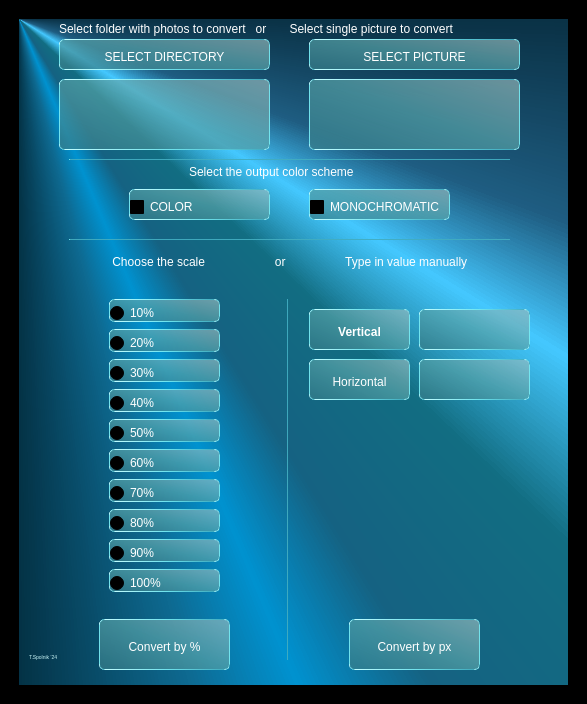
<?xml version="1.0" encoding="UTF-8"?>
<ui version="4.0">
 <class>MainWindow</class>
 <widget class="QMainWindow" name="MainWindow">
  <property name="geometry">
   <rect>
    <x>0</x>
    <y>0</y>
    <width>587</width>
    <height>704</height>
   </rect>
  </property>
  <property name="contextMenuPolicy">
   <enum>Qt::DefaultContextMenu</enum>
  </property>
  <property name="windowTitle">
   <string>Python Photo Resizer</string>
  </property>
  <property name="windowIcon">
   <iconset>
    <normaloff>../TSoftware/MicroBrick/icon.ico</normaloff>../TSoftware/MicroBrick/icon.ico</iconset>
  </property>
  <property name="styleSheet">
   <string notr="true">background-color: rgb(0, 0, 0);</string>
  </property>
  <widget class="QWidget" name="centralwidget">
   <layout class="QGridLayout" name="gridLayout_3">
    <item row="0" column="0">
     <widget class="QFrame" name="frame">
      <property name="frameShape">
       <enum>QFrame::StyledPanel</enum>
      </property>
      <property name="frameShadow">
       <enum>QFrame::Raised</enum>
      </property>
      <layout class="QGridLayout" name="gridLayout">
       <item row="0" column="0">
        <widget class="QWidget" name="widgetOne" native="true">
         <property name="styleSheet">
          <string notr="true">QWidget#widgetOne{
	background-color: qconicalgradient(cx:0, cy:0, angle:135, stop:0 rgba(47, 159, 184, 69), stop:0.375 rgba(14, 184, 255, 69), stop:0.423533 rgba(24, 186, 255, 145), stop:0.45 rgba(0, 179, 255, 208), stop:0.477581 rgba(41, 192, 255, 130), stop:0.518717 rgba(35, 214, 255, 130), stop:0.55 rgba(68, 200, 255, 255), stop:0.57754 rgba(60, 183, 255, 130), stop:0.625 rgba(36, 182, 255, 69), stop:1 rgba(0, 198, 255, 69));
}</string>
         </property>
         <widget class="Line" name="line2">
          <property name="geometry">
           <rect>
            <x>50</x>
            <y>130</y>
            <width>441</width>
            <height>20</height>
           </rect>
          </property>
          <property name="styleSheet">
           <string notr="true">color: qlineargradient(spread:pad, x1:0, y1:0, x2:1, y2:0, stop:0 rgba(192, 253, 255, 255), stop:0.525 rgba(115, 233, 242, 238), stop:1 rgba(65, 173, 192, 238));
background: transparent;
</string>
          </property>
          <property name="frameShadow">
           <enum>QFrame::Plain</enum>
          </property>
          <property name="orientation">
           <enum>Qt::Horizontal</enum>
          </property>
         </widget>
         <widget class="QLabel" name="label">
          <property name="geometry">
           <rect>
            <x>10</x>
            <y>630</y>
            <width>31</width>
            <height>16</height>
           </rect>
          </property>
          <property name="font">
           <font>
            <pointsize>4</pointsize>
           </font>
          </property>
          <property name="styleSheet">
           <string notr="true">background: transparent;
color: rgb(202, 246, 248);</string>
          </property>
          <property name="text">
           <string>T.Spolnik '24</string>
          </property>
         </widget>
         <widget class="QLabel" name="Directory_label">
          <property name="geometry">
           <rect>
            <x>40</x>
            <y>0</y>
            <width>461</width>
            <height>20</height>
           </rect>
          </property>
          <property name="styleSheet">
           <string notr="true">font: 900 9pt &quot;Segoe UI&quot;;
color: rgb(255, 255, 255);
background: transparent;</string>
          </property>
          <property name="text">
           <string>Select folder with photos to convert   or       Select single picture to convert</string>
          </property>
         </widget>
         <widget class="QLabel" name="Scale_label">
          <property name="geometry">
           <rect>
            <x>90</x>
            <y>230</y>
            <width>411</width>
            <height>26</height>
           </rect>
          </property>
          <property name="styleSheet">
           <string notr="true">font: 900 9pt &quot;Segoe UI&quot;;
color: rgb(255, 255, 255);
background: transparent;</string>
          </property>
          <property name="text">
           <string> Choose the scale                     or                  Type in value manually</string>
          </property>
         </widget>
         <widget class="QPushButton" name="Convert">
          <property name="geometry">
           <rect>
            <x>80</x>
            <y>600</y>
            <width>131</width>
            <height>51</height>
           </rect>
          </property>
          <property name="font">
           <font>
            <family>Segoe UI</family>
            <pointsize>9</pointsize>
            <italic>false</italic>
            <fontweight>Black</fontweight>
           </font>
          </property>
          <property name="styleSheet">
           <string notr="true">QPushButton {
	background-color: qlineargradient(spread:pad, x1:0.045, y1:0.886, x2:0.96, y2:0.057, stop:0 rgba(56, 128, 140, 186), stop:0.495 rgba(85, 161, 167, 179), stop:1 rgba(149, 187, 189, 167));
	border: none;
	padding-top: 5px;
	color: rgb(255, 255, 255);
   font: 900 9pt &quot;Segoe UI&quot;;
	border-radius: 5px;
	border-left: 1px solid rgb(0, 255, 127);
	border-right: 1px solid rgb(0, 255, 127);
	border-top: 1px solid rgb(0, 255, 127);
	border-bottom: 1px solid rgb(0, 255, 127);
	border-color: qlineargradient(spread:pad, x1:0, y1:0, x2:1, y2:0, stop:0 rgba(192, 253, 255, 255), stop:0.525 rgba(115, 233, 242, 238), stop:1 rgba(65, 173, 192, 238));
}
QPushButton:hover {
	background-color: qlineargradient(spread:pad, x1:0, y1:0, x2:1, y2:0, stop:0 rgba(192, 253, 255, 255), stop:0.525 rgba(115, 233, 242, 238), stop:1 rgba(65, 173, 192, 238));
	border-color: qlineargradient(spread:pad, x1:0, y1:0, x2:1, y2:0, stop:0.005 rgba(69, 248, 255, 255), stop:0.525 rgba(76, 230, 242, 255), stop:1 rgba(72, 192, 213, 255));
}
QPushButton:pressed {
	background-color: rgb(185, 185, 185);
}</string>
          </property>
          <property name="text">
           <string>Convert by %</string>
          </property>
          <property name="flat">
           <bool>true</bool>
          </property>
         </widget>
         <widget class="QLabel" name="Scheme_label">
          <property name="geometry">
           <rect>
            <x>170</x>
            <y>140</y>
            <width>191</width>
            <height>26</height>
           </rect>
          </property>
          <property name="styleSheet">
           <string notr="true">font: 900 9pt &quot;Segoe UI&quot;;
color: rgb(255, 255, 255);
background: transparent;</string>
          </property>
          <property name="text">
           <string>Select the output color scheme</string>
          </property>
         </widget>
         <widget class="QTextBrowser" name="Vertical_view">
          <property name="geometry">
           <rect>
            <x>400</x>
            <y>290</y>
            <width>111</width>
            <height>41</height>
           </rect>
          </property>
          <property name="font">
           <font>
            <family>Segoe UI</family>
            <pointsize>9</pointsize>
            <italic>false</italic>
            <fontweight>Black</fontweight>
           </font>
          </property>
          <property name="styleSheet">
           <string notr="true">color: rgb(255, 255, 255);
background-color: qlineargradient(spread:pad, x1:0.045, y1:0.886, x2:0.96, y2:0.057, stop:0 rgba(56, 128, 140, 186), stop:0.495 rgba(85, 161, 167, 179), stop:1 rgba(149, 187, 189, 167));
font: 900 9pt &quot;Segoe UI&quot;;
allign: center;


border: none;
	padding-top: 5px;
	color: rgb(200, 200, 200);
	border-radius: 5px;
	border-left: 1px solid rgb(0, 255, 127);
	border-right: 1px solid rgb(0, 255, 127);
	border-top: 1px solid rgb(0, 255, 127);
	border-bottom: 1px solid rgb(0, 255, 127);
	border-color: qlineargradient(spread:pad, x1:0, y1:0, x2:1, y2:0, stop:0 rgba(192, 253, 255, 255), stop:0.525 rgba(115, 233, 242, 238), stop:1 rgba(65, 173, 192, 238));</string>
          </property>
          <property name="html">
           <string>&lt;!DOCTYPE HTML PUBLIC &quot;-//W3C//DTD HTML 4.0//EN&quot; &quot;http://www.w3.org/TR/REC-html40/strict.dtd&quot;&gt;
&lt;html&gt;&lt;head&gt;&lt;meta name=&quot;qrichtext&quot; content=&quot;1&quot; /&gt;&lt;meta charset=&quot;utf-8&quot; /&gt;&lt;style type=&quot;text/css&quot;&gt;
p, li { white-space: pre-wrap; }
hr { height: 1px; border-width: 0; }
li.unchecked::marker { content: &quot;\2610&quot;; }
li.checked::marker { content: &quot;\2612&quot;; }
&lt;/style&gt;&lt;/head&gt;&lt;body style=&quot; font-family:'Segoe UI'; font-size:9pt; font-weight:900; font-style:normal;&quot;&gt;
&lt;p align=&quot;center&quot; style=&quot;-qt-paragraph-type:empty; margin-top:0px; margin-bottom:0px; margin-left:0px; margin-right:0px; -qt-block-indent:0; text-indent:0px; font-weight:400;&quot;&gt;&lt;br /&gt;&lt;/p&gt;&lt;/body&gt;&lt;/html&gt;</string>
          </property>
         </widget>
         <widget class="QPushButton" name="Vertical">
          <property name="geometry">
           <rect>
            <x>290</x>
            <y>290</y>
            <width>101</width>
            <height>41</height>
           </rect>
          </property>
          <property name="font">
           <font>
            <family>Segoe UI</family>
            <pointsize>9</pointsize>
            <italic>false</italic>
            <bold>true</bold>
           </font>
          </property>
          <property name="styleSheet">
           <string notr="true">QPushButton {
	background-color: qlineargradient(spread:pad, x1:0.045, y1:0.886, x2:0.96, y2:0.057, stop:0 rgba(56, 128, 140, 186), stop:0.495 rgba(85, 161, 167, 179), stop:1 rgba(149, 187, 189, 167));
	border: none;
	padding-top: 5px;
	color: rgb(255, 255, 255);
	border-radius: 5px;
	border-left: 1px solid rgb(0, 255, 127);
	border-right: 1px solid rgb(0, 255, 127);
	border-top: 1px solid rgb(0, 255, 127);
	border-bottom: 1px solid rgb(0, 255, 127);
	border-color: qlineargradient(spread:pad, x1:0, y1:0, x2:1, y2:0, stop:0 rgba(192, 253, 255, 255), stop:0.525 rgba(115, 233, 242, 238), stop:1 rgba(65, 173, 192, 238));
}
QPushButton:hover {
	background-color: qlineargradient(spread:pad, x1:0, y1:0, x2:1, y2:0, stop:0 rgba(192, 253, 255, 255), stop:0.525 rgba(115, 233, 242, 238), stop:1 rgba(65, 173, 192, 238));
	border-color: qlineargradient(spread:pad, x1:0, y1:0, x2:1, y2:0, stop:0.005 rgba(69, 248, 255, 255), stop:0.525 rgba(76, 230, 242, 255), stop:1 rgba(72, 192, 213, 255));
}
QPushButton:pressed {
	background-color: rgb(185, 185, 185);
}</string>
          </property>
          <property name="text">
           <string>Vertical</string>
          </property>
          <property name="flat">
           <bool>true</bool>
          </property>
         </widget>
         <widget class="QRadioButton" name="Ten">
          <property name="geometry">
           <rect>
            <x>90</x>
            <y>280</y>
            <width>111</width>
            <height>23</height>
           </rect>
          </property>
          <property name="font">
           <font>
            <family>Segoe UI</family>
            <pointsize>9</pointsize>
            <italic>false</italic>
            <fontweight>Black</fontweight>
           </font>
          </property>
          <property name="styleSheet">
           <string notr="true">QRadioButton {
	background-color: qlineargradient(spread:pad, x1:0.045, y1:0.886, x2:0.96, y2:0.057, stop:0 rgba(56, 128, 140, 186), stop:0.495 rgba(85, 161, 167, 179), stop:1 rgba(149, 187, 189, 167));
	border: none;
	padding-top: 5px;
	color: rgb(255, 255, 255);
   font: 900 9pt &quot;Segoe UI&quot;;
	border-radius: 5px;
	border-left: 1px solid rgb(0, 255, 127);
	border-right: 1px solid rgb(0, 255, 127);
	border-top: 1px solid rgb(0, 255, 127);
	border-bottom: 1px solid rgb(0, 255, 127);
	border-color: qlineargradient(spread:pad, x1:0, y1:0, x2:1, y2:0, stop:0 rgba(192, 253, 255, 255), stop:0.525 rgba(115, 233, 242, 238), stop:1 rgba(65, 173, 192, 238));
}
QRadioButton:hover {
	background-color: qlineargradient(spread:pad, x1:0, y1:0, x2:1, y2:0, stop:0 rgba(192, 253, 255, 255), stop:0.525 rgba(115, 233, 242, 238), stop:1 rgba(65, 173, 192, 238));
	border-color: qlineargradient(spread:pad, x1:0, y1:0, x2:1, y2:0, stop:0.005 rgba(69, 248, 255, 255), stop:0.525 rgba(76, 230, 242, 255), stop:1 rgba(72, 192, 213, 255));
}
QRadioButton:pressed {
	background-color: rgb(185, 185, 185);
}</string>
          </property>
          <property name="text">
           <string>10%</string>
          </property>
         </widget>
         <widget class="QRadioButton" name="Twenty">
          <property name="geometry">
           <rect>
            <x>90</x>
            <y>310</y>
            <width>111</width>
            <height>23</height>
           </rect>
          </property>
          <property name="font">
           <font>
            <family>Segoe UI</family>
            <pointsize>9</pointsize>
            <italic>false</italic>
            <fontweight>Black</fontweight>
           </font>
          </property>
          <property name="styleSheet">
           <string notr="true">QRadioButton {
	background-color: qlineargradient(spread:pad, x1:0.045, y1:0.886, x2:0.96, y2:0.057, stop:0 rgba(56, 128, 140, 186), stop:0.495 rgba(85, 161, 167, 179), stop:1 rgba(149, 187, 189, 167));
	border: none;
	padding-top: 5px;
	color: rgb(255, 255, 255);
   font: 900 9pt &quot;Segoe UI&quot;;
	border-radius: 5px;
	border-left: 1px solid rgb(0, 255, 127);
	border-right: 1px solid rgb(0, 255, 127);
	border-top: 1px solid rgb(0, 255, 127);
	border-bottom: 1px solid rgb(0, 255, 127);
	border-color: qlineargradient(spread:pad, x1:0, y1:0, x2:1, y2:0, stop:0 rgba(192, 253, 255, 255), stop:0.525 rgba(115, 233, 242, 238), stop:1 rgba(65, 173, 192, 238));
}
QRadioButton:hover {
	background-color: qlineargradient(spread:pad, x1:0, y1:0, x2:1, y2:0, stop:0 rgba(192, 253, 255, 255), stop:0.525 rgba(115, 233, 242, 238), stop:1 rgba(65, 173, 192, 238));
	border-color: qlineargradient(spread:pad, x1:0, y1:0, x2:1, y2:0, stop:0.005 rgba(69, 248, 255, 255), stop:0.525 rgba(76, 230, 242, 255), stop:1 rgba(72, 192, 213, 255));
}
QRadioButton:pressed {
	background-color: rgb(185, 185, 185);
}</string>
          </property>
          <property name="text">
           <string>20%</string>
          </property>
         </widget>
         <widget class="QRadioButton" name="Thirty">
          <property name="geometry">
           <rect>
            <x>90</x>
            <y>340</y>
            <width>111</width>
            <height>23</height>
           </rect>
          </property>
          <property name="font">
           <font>
            <family>Segoe UI</family>
            <pointsize>9</pointsize>
            <italic>false</italic>
            <fontweight>Black</fontweight>
           </font>
          </property>
          <property name="styleSheet">
           <string notr="true">QRadioButton {
	background-color: qlineargradient(spread:pad, x1:0.045, y1:0.886, x2:0.96, y2:0.057, stop:0 rgba(56, 128, 140, 186), stop:0.495 rgba(85, 161, 167, 179), stop:1 rgba(149, 187, 189, 167));
	border: none;
	padding-top: 5px;
	color: rgb(255, 255, 255);
   font: 900 9pt &quot;Segoe UI&quot;;
	border-radius: 5px;
	border-left: 1px solid rgb(0, 255, 127);
	border-right: 1px solid rgb(0, 255, 127);
	border-top: 1px solid rgb(0, 255, 127);
	border-bottom: 1px solid rgb(0, 255, 127);
	border-color: qlineargradient(spread:pad, x1:0, y1:0, x2:1, y2:0, stop:0 rgba(192, 253, 255, 255), stop:0.525 rgba(115, 233, 242, 238), stop:1 rgba(65, 173, 192, 238));
}
QRadioButton:hover {
	background-color: qlineargradient(spread:pad, x1:0, y1:0, x2:1, y2:0, stop:0 rgba(192, 253, 255, 255), stop:0.525 rgba(115, 233, 242, 238), stop:1 rgba(65, 173, 192, 238));
	border-color: qlineargradient(spread:pad, x1:0, y1:0, x2:1, y2:0, stop:0.005 rgba(69, 248, 255, 255), stop:0.525 rgba(76, 230, 242, 255), stop:1 rgba(72, 192, 213, 255));
}
QRadioButton:pressed {
	background-color: rgb(185, 185, 185);
}</string>
          </property>
          <property name="text">
           <string>30%</string>
          </property>
         </widget>
         <widget class="QRadioButton" name="Fourty">
          <property name="geometry">
           <rect>
            <x>90</x>
            <y>370</y>
            <width>111</width>
            <height>23</height>
           </rect>
          </property>
          <property name="font">
           <font>
            <family>Segoe UI</family>
            <pointsize>9</pointsize>
            <italic>false</italic>
            <fontweight>Black</fontweight>
           </font>
          </property>
          <property name="styleSheet">
           <string notr="true">QRadioButton {
	background-color: qlineargradient(spread:pad, x1:0.045, y1:0.886, x2:0.96, y2:0.057, stop:0 rgba(56, 128, 140, 186), stop:0.495 rgba(85, 161, 167, 179), stop:1 rgba(149, 187, 189, 167));
	border: none;
	padding-top: 5px;
	color: rgb(255, 255, 255);
   font: 900 9pt &quot;Segoe UI&quot;;
	border-radius: 5px;
	border-left: 1px solid rgb(0, 255, 127);
	border-right: 1px solid rgb(0, 255, 127);
	border-top: 1px solid rgb(0, 255, 127);
	border-bottom: 1px solid rgb(0, 255, 127);
	border-color: qlineargradient(spread:pad, x1:0, y1:0, x2:1, y2:0, stop:0 rgba(192, 253, 255, 255), stop:0.525 rgba(115, 233, 242, 238), stop:1 rgba(65, 173, 192, 238));
}
QRadioButton:hover {
	background-color: qlineargradient(spread:pad, x1:0, y1:0, x2:1, y2:0, stop:0 rgba(192, 253, 255, 255), stop:0.525 rgba(115, 233, 242, 238), stop:1 rgba(65, 173, 192, 238));
	border-color: qlineargradient(spread:pad, x1:0, y1:0, x2:1, y2:0, stop:0.005 rgba(69, 248, 255, 255), stop:0.525 rgba(76, 230, 242, 255), stop:1 rgba(72, 192, 213, 255));
}
QRadioButton:pressed {
	background-color: rgb(185, 185, 185);
}</string>
          </property>
          <property name="text">
           <string>40%</string>
          </property>
         </widget>
         <widget class="QRadioButton" name="Fifty">
          <property name="geometry">
           <rect>
            <x>90</x>
            <y>400</y>
            <width>111</width>
            <height>23</height>
           </rect>
          </property>
          <property name="font">
           <font>
            <family>Segoe UI</family>
            <pointsize>9</pointsize>
            <italic>false</italic>
            <fontweight>Black</fontweight>
           </font>
          </property>
          <property name="styleSheet">
           <string notr="true">QRadioButton {
	background-color: qlineargradient(spread:pad, x1:0.045, y1:0.886, x2:0.96, y2:0.057, stop:0 rgba(56, 128, 140, 186), stop:0.495 rgba(85, 161, 167, 179), stop:1 rgba(149, 187, 189, 167));
	border: none;
	padding-top: 5px;
	color: rgb(255, 255, 255);
   font: 900 9pt &quot;Segoe UI&quot;;
	border-radius: 5px;
	border-left: 1px solid rgb(0, 255, 127);
	border-right: 1px solid rgb(0, 255, 127);
	border-top: 1px solid rgb(0, 255, 127);
	border-bottom: 1px solid rgb(0, 255, 127);
	border-color: qlineargradient(spread:pad, x1:0, y1:0, x2:1, y2:0, stop:0 rgba(192, 253, 255, 255), stop:0.525 rgba(115, 233, 242, 238), stop:1 rgba(65, 173, 192, 238));
}
QRadioButton:hover {
	background-color: qlineargradient(spread:pad, x1:0, y1:0, x2:1, y2:0, stop:0 rgba(192, 253, 255, 255), stop:0.525 rgba(115, 233, 242, 238), stop:1 rgba(65, 173, 192, 238));
	border-color: qlineargradient(spread:pad, x1:0, y1:0, x2:1, y2:0, stop:0.005 rgba(69, 248, 255, 255), stop:0.525 rgba(76, 230, 242, 255), stop:1 rgba(72, 192, 213, 255));
}
QRadioButton:pressed {
	background-color: rgb(185, 185, 185);
}</string>
          </property>
          <property name="text">
           <string>50%</string>
          </property>
         </widget>
         <widget class="QRadioButton" name="Sixty">
          <property name="geometry">
           <rect>
            <x>90</x>
            <y>430</y>
            <width>111</width>
            <height>23</height>
           </rect>
          </property>
          <property name="font">
           <font>
            <family>Segoe UI</family>
            <pointsize>9</pointsize>
            <italic>false</italic>
            <fontweight>Black</fontweight>
           </font>
          </property>
          <property name="styleSheet">
           <string notr="true">QRadioButton {
	background-color: qlineargradient(spread:pad, x1:0.045, y1:0.886, x2:0.96, y2:0.057, stop:0 rgba(56, 128, 140, 186), stop:0.495 rgba(85, 161, 167, 179), stop:1 rgba(149, 187, 189, 167));
	border: none;
	padding-top: 5px;
	color: rgb(255, 255, 255);
   font: 900 9pt &quot;Segoe UI&quot;;
	border-radius: 5px;
	border-left: 1px solid rgb(0, 255, 127);
	border-right: 1px solid rgb(0, 255, 127);
	border-top: 1px solid rgb(0, 255, 127);
	border-bottom: 1px solid rgb(0, 255, 127);
	border-color: qlineargradient(spread:pad, x1:0, y1:0, x2:1, y2:0, stop:0 rgba(192, 253, 255, 255), stop:0.525 rgba(115, 233, 242, 238), stop:1 rgba(65, 173, 192, 238));
}
QRadioButton:hover {
	background-color: qlineargradient(spread:pad, x1:0, y1:0, x2:1, y2:0, stop:0 rgba(192, 253, 255, 255), stop:0.525 rgba(115, 233, 242, 238), stop:1 rgba(65, 173, 192, 238));
	border-color: qlineargradient(spread:pad, x1:0, y1:0, x2:1, y2:0, stop:0.005 rgba(69, 248, 255, 255), stop:0.525 rgba(76, 230, 242, 255), stop:1 rgba(72, 192, 213, 255));
}
QRadioButton:pressed {
	background-color: rgb(185, 185, 185);
}</string>
          </property>
          <property name="text">
           <string>60%</string>
          </property>
         </widget>
         <widget class="QRadioButton" name="Seventy">
          <property name="geometry">
           <rect>
            <x>90</x>
            <y>460</y>
            <width>111</width>
            <height>23</height>
           </rect>
          </property>
          <property name="font">
           <font>
            <family>Segoe UI</family>
            <pointsize>9</pointsize>
            <italic>false</italic>
            <fontweight>Black</fontweight>
           </font>
          </property>
          <property name="styleSheet">
           <string notr="true">QRadioButton {
	background-color: qlineargradient(spread:pad, x1:0.045, y1:0.886, x2:0.96, y2:0.057, stop:0 rgba(56, 128, 140, 186), stop:0.495 rgba(85, 161, 167, 179), stop:1 rgba(149, 187, 189, 167));
	border: none;
	padding-top: 5px;
	color: rgb(255, 255, 255);
   font: 900 9pt &quot;Segoe UI&quot;;
	border-radius: 5px;
	border-left: 1px solid rgb(0, 255, 127);
	border-right: 1px solid rgb(0, 255, 127);
	border-top: 1px solid rgb(0, 255, 127);
	border-bottom: 1px solid rgb(0, 255, 127);
	border-color: qlineargradient(spread:pad, x1:0, y1:0, x2:1, y2:0, stop:0 rgba(192, 253, 255, 255), stop:0.525 rgba(115, 233, 242, 238), stop:1 rgba(65, 173, 192, 238));
}
QRadioButton:hover {
	background-color: qlineargradient(spread:pad, x1:0, y1:0, x2:1, y2:0, stop:0 rgba(192, 253, 255, 255), stop:0.525 rgba(115, 233, 242, 238), stop:1 rgba(65, 173, 192, 238));
	border-color: qlineargradient(spread:pad, x1:0, y1:0, x2:1, y2:0, stop:0.005 rgba(69, 248, 255, 255), stop:0.525 rgba(76, 230, 242, 255), stop:1 rgba(72, 192, 213, 255));
}
QRadioButton:pressed {
	background-color: rgb(185, 185, 185);
}</string>
          </property>
          <property name="text">
           <string>70%</string>
          </property>
         </widget>
         <widget class="QRadioButton" name="Eighty">
          <property name="geometry">
           <rect>
            <x>90</x>
            <y>490</y>
            <width>111</width>
            <height>23</height>
           </rect>
          </property>
          <property name="font">
           <font>
            <family>Segoe UI</family>
            <pointsize>9</pointsize>
            <italic>false</italic>
            <fontweight>Black</fontweight>
           </font>
          </property>
          <property name="styleSheet">
           <string notr="true">QRadioButton {
	background-color: qlineargradient(spread:pad, x1:0.045, y1:0.886, x2:0.96, y2:0.057, stop:0 rgba(56, 128, 140, 186), stop:0.495 rgba(85, 161, 167, 179), stop:1 rgba(149, 187, 189, 167));
	border: none;
	padding-top: 5px;
	color: rgb(255, 255, 255);
   font: 900 9pt &quot;Segoe UI&quot;;
	border-radius: 5px;
	border-left: 1px solid rgb(0, 255, 127);
	border-right: 1px solid rgb(0, 255, 127);
	border-top: 1px solid rgb(0, 255, 127);
	border-bottom: 1px solid rgb(0, 255, 127);
	border-color: qlineargradient(spread:pad, x1:0, y1:0, x2:1, y2:0, stop:0 rgba(192, 253, 255, 255), stop:0.525 rgba(115, 233, 242, 238), stop:1 rgba(65, 173, 192, 238));
}
QRadioButton:hover {
	background-color: qlineargradient(spread:pad, x1:0, y1:0, x2:1, y2:0, stop:0 rgba(192, 253, 255, 255), stop:0.525 rgba(115, 233, 242, 238), stop:1 rgba(65, 173, 192, 238));
	border-color: qlineargradient(spread:pad, x1:0, y1:0, x2:1, y2:0, stop:0.005 rgba(69, 248, 255, 255), stop:0.525 rgba(76, 230, 242, 255), stop:1 rgba(72, 192, 213, 255));
}
QRadioButton:pressed {
	background-color: rgb(185, 185, 185);
}</string>
          </property>
          <property name="text">
           <string>80%</string>
          </property>
         </widget>
         <widget class="QRadioButton" name="Ninety">
          <property name="geometry">
           <rect>
            <x>90</x>
            <y>520</y>
            <width>111</width>
            <height>23</height>
           </rect>
          </property>
          <property name="font">
           <font>
            <family>Segoe UI</family>
            <pointsize>9</pointsize>
            <italic>false</italic>
            <fontweight>Black</fontweight>
           </font>
          </property>
          <property name="styleSheet">
           <string notr="true">QRadioButton {
	background-color: qlineargradient(spread:pad, x1:0.045, y1:0.886, x2:0.96, y2:0.057, stop:0 rgba(56, 128, 140, 186), stop:0.495 rgba(85, 161, 167, 179), stop:1 rgba(149, 187, 189, 167));
	border: none;
	padding-top: 5px;
	color: rgb(255, 255, 255);
   font: 900 9pt &quot;Segoe UI&quot;;
	border-radius: 5px;
	border-left: 1px solid rgb(0, 255, 127);
	border-right: 1px solid rgb(0, 255, 127);
	border-top: 1px solid rgb(0, 255, 127);
	border-bottom: 1px solid rgb(0, 255, 127);
	border-color: qlineargradient(spread:pad, x1:0, y1:0, x2:1, y2:0, stop:0 rgba(192, 253, 255, 255), stop:0.525 rgba(115, 233, 242, 238), stop:1 rgba(65, 173, 192, 238));
}
QRadioButton:hover {
	background-color: qlineargradient(spread:pad, x1:0, y1:0, x2:1, y2:0, stop:0 rgba(192, 253, 255, 255), stop:0.525 rgba(115, 233, 242, 238), stop:1 rgba(65, 173, 192, 238));
	border-color: qlineargradient(spread:pad, x1:0, y1:0, x2:1, y2:0, stop:0.005 rgba(69, 248, 255, 255), stop:0.525 rgba(76, 230, 242, 255), stop:1 rgba(72, 192, 213, 255));
}
QRadioButton:pressed {
	background-color: rgb(185, 185, 185);
}</string>
          </property>
          <property name="text">
           <string>90%</string>
          </property>
         </widget>
         <widget class="QRadioButton" name="Hundred">
          <property name="geometry">
           <rect>
            <x>90</x>
            <y>550</y>
            <width>111</width>
            <height>23</height>
           </rect>
          </property>
          <property name="font">
           <font>
            <family>Segoe UI</family>
            <pointsize>9</pointsize>
            <italic>false</italic>
            <fontweight>Black</fontweight>
           </font>
          </property>
          <property name="styleSheet">
           <string notr="true">QRadioButton {
	background-color: qlineargradient(spread:pad, x1:0.045, y1:0.886, x2:0.96, y2:0.057, stop:0 rgba(56, 128, 140, 186), stop:0.495 rgba(85, 161, 167, 179), stop:1 rgba(149, 187, 189, 167));
	border: none;
	padding-top: 5px;
	color: rgb(255, 255, 255);
   font: 900 9pt &quot;Segoe UI&quot;;
	border-radius: 5px;
	border-left: 1px solid rgb(0, 255, 127);
	border-right: 1px solid rgb(0, 255, 127);
	border-top: 1px solid rgb(0, 255, 127);
	border-bottom: 1px solid rgb(0, 255, 127);
	border-color: qlineargradient(spread:pad, x1:0, y1:0, x2:1, y2:0, stop:0 rgba(192, 253, 255, 255), stop:0.525 rgba(115, 233, 242, 238), stop:1 rgba(65, 173, 192, 238));
}
QRadioButton:hover {
	background-color: qlineargradient(spread:pad, x1:0, y1:0, x2:1, y2:0, stop:0 rgba(192, 253, 255, 255), stop:0.525 rgba(115, 233, 242, 238), stop:1 rgba(65, 173, 192, 238));
	border-color: qlineargradient(spread:pad, x1:0, y1:0, x2:1, y2:0, stop:0.005 rgba(69, 248, 255, 255), stop:0.525 rgba(76, 230, 242, 255), stop:1 rgba(72, 192, 213, 255));
}
QRadioButton:pressed {
	background-color: rgb(185, 185, 185);
}</string>
          </property>
          <property name="text">
           <string>100%</string>
          </property>
         </widget>
         <widget class="QPushButton" name="Select_dir">
          <property name="geometry">
           <rect>
            <x>40</x>
            <y>20</y>
            <width>211</width>
            <height>31</height>
           </rect>
          </property>
          <property name="font">
           <font>
            <family>Segoe UI</family>
            <pointsize>9</pointsize>
            <italic>false</italic>
            <fontweight>Black</fontweight>
           </font>
          </property>
          <property name="styleSheet">
           <string notr="true">QPushButton {
	background-color: qlineargradient(spread:pad, x1:0.045, y1:0.886, x2:0.96, y2:0.057, stop:0 rgba(56, 128, 140, 186), stop:0.495 rgba(85, 161, 167, 179), stop:1 rgba(149, 187, 189, 167));
	border: none;
	padding-top: 5px;
	color: rgb(255, 255, 255);
   font: 900 9pt &quot;Segoe UI&quot;;
	border-radius: 5px;
	border-left: 1px solid rgb(0, 255, 127);
	border-right: 1px solid rgb(0, 255, 127);
	border-top: 1px solid rgb(0, 255, 127);
	border-bottom: 1px solid rgb(0, 255, 127);
	border-color: qlineargradient(spread:pad, x1:0, y1:0, x2:1, y2:0, stop:0 rgba(192, 253, 255, 255), stop:0.525 rgba(115, 233, 242, 238), stop:1 rgba(65, 173, 192, 238));
}
QPushButton:hover {
	background-color: qlineargradient(spread:pad, x1:0, y1:0, x2:1, y2:0, stop:0 rgba(192, 253, 255, 255), stop:0.525 rgba(115, 233, 242, 238), stop:1 rgba(65, 173, 192, 238));
	border-color: qlineargradient(spread:pad, x1:0, y1:0, x2:1, y2:0, stop:0.005 rgba(69, 248, 255, 255), stop:0.525 rgba(76, 230, 242, 255), stop:1 rgba(72, 192, 213, 255));
}
QPushButton:pressed {
	background-color: rgb(185, 185, 185);
}</string>
          </property>
          <property name="text">
           <string>SELECT DIRECTORY</string>
          </property>
          <property name="flat">
           <bool>true</bool>
          </property>
         </widget>
         <widget class="QPushButton" name="Select_pic">
          <property name="geometry">
           <rect>
            <x>290</x>
            <y>20</y>
            <width>211</width>
            <height>31</height>
           </rect>
          </property>
          <property name="font">
           <font>
            <family>Segoe UI</family>
            <pointsize>9</pointsize>
            <italic>false</italic>
            <fontweight>Black</fontweight>
           </font>
          </property>
          <property name="styleSheet">
           <string notr="true">QPushButton {
	background-color: qlineargradient(spread:pad, x1:0.045, y1:0.886, x2:0.96, y2:0.057, stop:0 rgba(56, 128, 140, 186), stop:0.495 rgba(85, 161, 167, 179), stop:1 rgba(149, 187, 189, 167));
	border: none;
	padding-top: 5px;
	color: rgb(255, 255, 255);
   font: 900 9pt &quot;Segoe UI&quot;;
	border-radius: 5px;
	border-left: 1px solid rgb(0, 255, 127);
	border-right: 1px solid rgb(0, 255, 127);
	border-top: 1px solid rgb(0, 255, 127);
	border-bottom: 1px solid rgb(0, 255, 127);
	border-color: qlineargradient(spread:pad, x1:0, y1:0, x2:1, y2:0, stop:0 rgba(192, 253, 255, 255), stop:0.525 rgba(115, 233, 242, 238), stop:1 rgba(65, 173, 192, 238));
}
QPushButton:hover {
	background-color: qlineargradient(spread:pad, x1:0, y1:0, x2:1, y2:0, stop:0 rgba(192, 253, 255, 255), stop:0.525 rgba(115, 233, 242, 238), stop:1 rgba(65, 173, 192, 238));
	border-color: qlineargradient(spread:pad, x1:0, y1:0, x2:1, y2:0, stop:0.005 rgba(69, 248, 255, 255), stop:0.525 rgba(76, 230, 242, 255), stop:1 rgba(72, 192, 213, 255));
}
QPushButton:pressed {
	background-color: rgb(185, 185, 185);
}</string>
          </property>
          <property name="text">
           <string>SELECT PICTURE</string>
          </property>
          <property name="flat">
           <bool>true</bool>
          </property>
         </widget>
         <widget class="QPushButton" name="Horizontal">
          <property name="geometry">
           <rect>
            <x>290</x>
            <y>340</y>
            <width>101</width>
            <height>41</height>
           </rect>
          </property>
          <property name="font">
           <font>
            <family>Segoe UI</family>
            <pointsize>9</pointsize>
            <italic>false</italic>
            <fontweight>Black</fontweight>
           </font>
          </property>
          <property name="styleSheet">
           <string notr="true">QPushButton {
	background-color: qlineargradient(spread:pad, x1:0.045, y1:0.886, x2:0.96, y2:0.057, stop:0 rgba(56, 128, 140, 186), stop:0.495 rgba(85, 161, 167, 179), stop:1 rgba(149, 187, 189, 167));
	border: none;
	padding-top: 5px;
	color: rgb(255, 255, 255);
   font: 900 9pt &quot;Segoe UI&quot;;
	border-radius: 5px;
	border-left: 1px solid rgb(0, 255, 127);
	border-right: 1px solid rgb(0, 255, 127);
	border-top: 1px solid rgb(0, 255, 127);
	border-bottom: 1px solid rgb(0, 255, 127);
	border-color: qlineargradient(spread:pad, x1:0, y1:0, x2:1, y2:0, stop:0 rgba(192, 253, 255, 255), stop:0.525 rgba(115, 233, 242, 238), stop:1 rgba(65, 173, 192, 238));
}
QPushButton:hover {
	background-color: qlineargradient(spread:pad, x1:0, y1:0, x2:1, y2:0, stop:0 rgba(192, 253, 255, 255), stop:0.525 rgba(115, 233, 242, 238), stop:1 rgba(65, 173, 192, 238));
	border-color: qlineargradient(spread:pad, x1:0, y1:0, x2:1, y2:0, stop:0.005 rgba(69, 248, 255, 255), stop:0.525 rgba(76, 230, 242, 255), stop:1 rgba(72, 192, 213, 255));
}
QPushButton:pressed {
	background-color: rgb(185, 185, 185);
}</string>
          </property>
          <property name="text">
           <string>Horizontal</string>
          </property>
          <property name="flat">
           <bool>true</bool>
          </property>
         </widget>
         <widget class="QTextBrowser" name="Horizontal_view">
          <property name="geometry">
           <rect>
            <x>400</x>
            <y>340</y>
            <width>111</width>
            <height>41</height>
           </rect>
          </property>
          <property name="font">
           <font>
            <family>Segoe UI</family>
            <pointsize>9</pointsize>
            <italic>false</italic>
            <fontweight>Black</fontweight>
           </font>
          </property>
          <property name="styleSheet">
           <string notr="true">color: rgb(255, 255, 255);
background-color: qlineargradient(spread:pad, x1:0.045, y1:0.886, x2:0.96, y2:0.057, stop:0 rgba(56, 128, 140, 186), stop:0.495 rgba(85, 161, 167, 179), stop:1 rgba(149, 187, 189, 167));
font: 900 9pt &quot;Segoe UI&quot;;
allign: center;


border: none;
	padding-top: 5px;
	color: rgb(200, 200, 200);
	border-radius: 5px;
	border-left: 1px solid rgb(0, 255, 127);
	border-right: 1px solid rgb(0, 255, 127);
	border-top: 1px solid rgb(0, 255, 127);
	border-bottom: 1px solid rgb(0, 255, 127);
	border-color: qlineargradient(spread:pad, x1:0, y1:0, x2:1, y2:0, stop:0 rgba(192, 253, 255, 255), stop:0.525 rgba(115, 233, 242, 238), stop:1 rgba(65, 173, 192, 238));</string>
          </property>
          <property name="html">
           <string>&lt;!DOCTYPE HTML PUBLIC &quot;-//W3C//DTD HTML 4.0//EN&quot; &quot;http://www.w3.org/TR/REC-html40/strict.dtd&quot;&gt;
&lt;html&gt;&lt;head&gt;&lt;meta name=&quot;qrichtext&quot; content=&quot;1&quot; /&gt;&lt;meta charset=&quot;utf-8&quot; /&gt;&lt;style type=&quot;text/css&quot;&gt;
p, li { white-space: pre-wrap; }
hr { height: 1px; border-width: 0; }
li.unchecked::marker { content: &quot;\2610&quot;; }
li.checked::marker { content: &quot;\2612&quot;; }
&lt;/style&gt;&lt;/head&gt;&lt;body style=&quot; font-family:'Segoe UI'; font-size:9pt; font-weight:900; font-style:normal;&quot;&gt;
&lt;p align=&quot;center&quot; style=&quot;-qt-paragraph-type:empty; margin-top:0px; margin-bottom:0px; margin-left:0px; margin-right:0px; -qt-block-indent:0; text-indent:0px; font-weight:400;&quot;&gt;&lt;br /&gt;&lt;/p&gt;&lt;/body&gt;&lt;/html&gt;</string>
          </property>
         </widget>
         <widget class="QCheckBox" name="Mono">
          <property name="geometry">
           <rect>
            <x>290</x>
            <y>170</y>
            <width>141</width>
            <height>31</height>
           </rect>
          </property>
          <property name="styleSheet">
           <string notr="true">color: rgb(255, 255, 255);
	background-color: qlineargradient(spread:pad, x1:0.045, y1:0.886, x2:0.96, y2:0.057, stop:0 rgba(56, 128, 140, 186), stop:0.495 rgba(85, 161, 167, 179), stop:1 rgba(149, 187, 189, 167));
font: 900 9pt &quot;Segoe UI&quot;;
allign: center;


border: none;
	padding-top: 5px;
	color: rgb(255, 255, 255);
	border-radius: 5px;
	border-left: 1px solid rgb(0, 255, 127);
	border-right: 1px solid rgb(0, 255, 127);
	border-top: 1px solid rgb(0, 255, 127);
	border-bottom: 1px solid rgb(0, 255, 127);
	border-color: qlineargradient(spread:pad, x1:0, y1:0, x2:1, y2:0, stop:0 rgba(192, 253, 255, 255), stop:0.525 rgba(115, 233, 242, 238), stop:1 rgba(65, 173, 192, 238));</string>
          </property>
          <property name="text">
           <string>MONOCHROMATIC</string>
          </property>
         </widget>
         <widget class="QTextBrowser" name="Folder_dir_view">
          <property name="geometry">
           <rect>
            <x>40</x>
            <y>60</y>
            <width>211</width>
            <height>71</height>
           </rect>
          </property>
          <property name="font">
           <font>
            <family>Segoe UI</family>
            <pointsize>9</pointsize>
            <italic>false</italic>
            <fontweight>Black</fontweight>
           </font>
          </property>
          <property name="styleSheet">
           <string notr="true">color: rgb(255, 255, 255);
background-color: qlineargradient(spread:pad, x1:0.045, y1:0.886, x2:0.96, y2:0.057, stop:0 rgba(56, 128, 140, 186), stop:0.495 rgba(85, 161, 167, 179), stop:1 rgba(149, 187, 189, 167));
font: 900 9pt &quot;Segoe UI&quot;;
allign: center;


border: none;
	padding-top: 5px;
	color: rgb(200, 200, 200);
	border-radius: 5px;
	border-left: 1px solid rgb(0, 255, 127);
	border-right: 1px solid rgb(0, 255, 127);
	border-top: 1px solid rgb(0, 255, 127);
	border-bottom: 1px solid rgb(0, 255, 127);
	border-color: qlineargradient(spread:pad, x1:0, y1:0, x2:1, y2:0, stop:0 rgba(192, 253, 255, 255), stop:0.525 rgba(115, 233, 242, 238), stop:1 rgba(65, 173, 192, 238));</string>
          </property>
          <property name="html">
           <string>&lt;!DOCTYPE HTML PUBLIC &quot;-//W3C//DTD HTML 4.0//EN&quot; &quot;http://www.w3.org/TR/REC-html40/strict.dtd&quot;&gt;
&lt;html&gt;&lt;head&gt;&lt;meta name=&quot;qrichtext&quot; content=&quot;1&quot; /&gt;&lt;meta charset=&quot;utf-8&quot; /&gt;&lt;style type=&quot;text/css&quot;&gt;
p, li { white-space: pre-wrap; }
hr { height: 1px; border-width: 0; }
li.unchecked::marker { content: &quot;\2610&quot;; }
li.checked::marker { content: &quot;\2612&quot;; }
&lt;/style&gt;&lt;/head&gt;&lt;body style=&quot; font-family:'Segoe UI'; font-size:9pt; font-weight:900; font-style:normal;&quot;&gt;
&lt;p align=&quot;center&quot; style=&quot;-qt-paragraph-type:empty; margin-top:0px; margin-bottom:0px; margin-left:0px; margin-right:0px; -qt-block-indent:0; text-indent:0px; font-weight:400;&quot;&gt;&lt;br /&gt;&lt;/p&gt;&lt;/body&gt;&lt;/html&gt;</string>
          </property>
         </widget>
         <widget class="QTextBrowser" name="Picture_dir_view">
          <property name="geometry">
           <rect>
            <x>290</x>
            <y>60</y>
            <width>211</width>
            <height>71</height>
           </rect>
          </property>
          <property name="font">
           <font>
            <family>Segoe UI</family>
            <pointsize>9</pointsize>
            <italic>false</italic>
            <fontweight>Black</fontweight>
           </font>
          </property>
          <property name="styleSheet">
           <string notr="true">color: rgb(255, 255, 255);
background-color: qlineargradient(spread:pad, x1:0.045, y1:0.886, x2:0.96, y2:0.057, stop:0 rgba(56, 128, 140, 186), stop:0.495 rgba(85, 161, 167, 179), stop:1 rgba(149, 187, 189, 167));
font: 900 9pt &quot;Segoe UI&quot;;
allign: center;


border: none;
	padding-top: 5px;
	color: rgb(200, 200, 200);
	border-radius: 5px;
	border-left: 1px solid rgb(0, 255, 127);
	border-right: 1px solid rgb(0, 255, 127);
	border-top: 1px solid rgb(0, 255, 127);
	border-bottom: 1px solid rgb(0, 255, 127);
	border-color: qlineargradient(spread:pad, x1:0, y1:0, x2:1, y2:0, stop:0 rgba(192, 253, 255, 255), stop:0.525 rgba(115, 233, 242, 238), stop:1 rgba(65, 173, 192, 238));</string>
          </property>
          <property name="html">
           <string>&lt;!DOCTYPE HTML PUBLIC &quot;-//W3C//DTD HTML 4.0//EN&quot; &quot;http://www.w3.org/TR/REC-html40/strict.dtd&quot;&gt;
&lt;html&gt;&lt;head&gt;&lt;meta name=&quot;qrichtext&quot; content=&quot;1&quot; /&gt;&lt;meta charset=&quot;utf-8&quot; /&gt;&lt;style type=&quot;text/css&quot;&gt;
p, li { white-space: pre-wrap; }
hr { height: 1px; border-width: 0; }
li.unchecked::marker { content: &quot;\2610&quot;; }
li.checked::marker { content: &quot;\2612&quot;; }
&lt;/style&gt;&lt;/head&gt;&lt;body style=&quot; font-family:'Segoe UI'; font-size:9pt; font-weight:900; font-style:normal;&quot;&gt;
&lt;p align=&quot;center&quot; style=&quot;-qt-paragraph-type:empty; margin-top:0px; margin-bottom:0px; margin-left:0px; margin-right:0px; -qt-block-indent:0; text-indent:0px; font-weight:400;&quot;&gt;&lt;br /&gt;&lt;/p&gt;&lt;/body&gt;&lt;/html&gt;</string>
          </property>
         </widget>
         <widget class="QCheckBox" name="Color">
          <property name="geometry">
           <rect>
            <x>110</x>
            <y>170</y>
            <width>141</width>
            <height>31</height>
           </rect>
          </property>
          <property name="styleSheet">
           <string notr="true">color: rgb(255, 255, 255);
	background-color: qlineargradient(spread:pad, x1:0.045, y1:0.886, x2:0.96, y2:0.057, stop:0 rgba(56, 128, 140, 186), stop:0.495 rgba(85, 161, 167, 179), stop:1 rgba(149, 187, 189, 167));
font: 900 9pt &quot;Segoe UI&quot;;
allign: center;


border: none;
	padding-top: 5px;
	color: rgb(255, 255, 255);
	border-radius: 5px;
	border-left: 1px solid rgb(0, 255, 127);
	border-right: 1px solid rgb(0, 255, 127);
	border-top: 1px solid rgb(0, 255, 127);
	border-bottom: 1px solid rgb(0, 255, 127);
	border-color: qlineargradient(spread:pad, x1:0, y1:0, x2:1, y2:0, stop:0 rgba(192, 253, 255, 255), stop:0.525 rgba(115, 233, 242, 238), stop:1 rgba(65, 173, 192, 238));</string>
          </property>
          <property name="text">
           <string>COLOR</string>
          </property>
         </widget>
         <widget class="QPushButton" name="Convert_px">
          <property name="geometry">
           <rect>
            <x>330</x>
            <y>600</y>
            <width>131</width>
            <height>51</height>
           </rect>
          </property>
          <property name="font">
           <font>
            <family>Segoe UI</family>
            <pointsize>9</pointsize>
            <italic>false</italic>
            <fontweight>Black</fontweight>
           </font>
          </property>
          <property name="styleSheet">
           <string notr="true">QPushButton {
	background-color: qlineargradient(spread:pad, x1:0.045, y1:0.886, x2:0.96, y2:0.057, stop:0 rgba(56, 128, 140, 186), stop:0.495 rgba(85, 161, 167, 179), stop:1 rgba(149, 187, 189, 167));
	border: none;
	padding-top: 5px;
	color: rgb(255, 255, 255);
   font: 900 9pt &quot;Segoe UI&quot;;
	border-radius: 5px;
	border-left: 1px solid rgb(0, 255, 127);
	border-right: 1px solid rgb(0, 255, 127);
	border-top: 1px solid rgb(0, 255, 127);
	border-bottom: 1px solid rgb(0, 255, 127);
	border-color: qlineargradient(spread:pad, x1:0, y1:0, x2:1, y2:0, stop:0 rgba(192, 253, 255, 255), stop:0.525 rgba(115, 233, 242, 238), stop:1 rgba(65, 173, 192, 238));
}
QPushButton:hover {
	background-color: qlineargradient(spread:pad, x1:0, y1:0, x2:1, y2:0, stop:0 rgba(192, 253, 255, 255), stop:0.525 rgba(115, 233, 242, 238), stop:1 rgba(65, 173, 192, 238));
	border-color: qlineargradient(spread:pad, x1:0, y1:0, x2:1, y2:0, stop:0.005 rgba(69, 248, 255, 255), stop:0.525 rgba(76, 230, 242, 255), stop:1 rgba(72, 192, 213, 255));
}
QPushButton:pressed {
	background-color: rgb(185, 185, 185);
}</string>
          </property>
          <property name="text">
           <string>Convert by px</string>
          </property>
          <property name="flat">
           <bool>true</bool>
          </property>
         </widget>
         <widget class="Line" name="line">
          <property name="geometry">
           <rect>
            <x>260</x>
            <y>280</y>
            <width>16</width>
            <height>361</height>
           </rect>
          </property>
          <property name="styleSheet">
           <string notr="true">color: qlineargradient(spread:pad, x1:0, y1:0, x2:1, y2:0, stop:0 rgba(192, 253, 255, 255), stop:0.525 rgba(115, 233, 242, 238), stop:1 rgba(65, 173, 192, 238));
background: transparent;
</string>
          </property>
          <property name="frameShadow">
           <enum>QFrame::Plain</enum>
          </property>
          <property name="orientation">
           <enum>Qt::Vertical</enum>
          </property>
         </widget>
         <widget class="Line" name="line1">
          <property name="geometry">
           <rect>
            <x>50</x>
            <y>210</y>
            <width>441</width>
            <height>20</height>
           </rect>
          </property>
          <property name="styleSheet">
           <string notr="true">color: qlineargradient(spread:pad, x1:0, y1:0, x2:1, y2:0, stop:0 rgba(192, 253, 255, 255), stop:0.525 rgba(115, 233, 242, 238), stop:1 rgba(65, 173, 192, 238));
background: transparent;
</string>
          </property>
          <property name="frameShadow">
           <enum>QFrame::Plain</enum>
          </property>
          <property name="orientation">
           <enum>Qt::Horizontal</enum>
          </property>
         </widget>
        </widget>
       </item>
      </layout>
     </widget>
    </item>
   </layout>
  </widget>
 </widget>
 <resources/>
 <connections/>
</ui>
